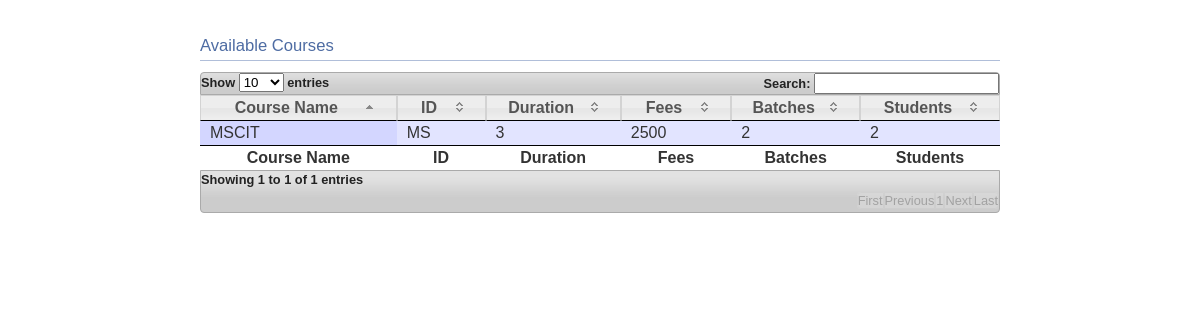
/IMS/view_course.php (signed in), run on an earlier commit of the app's database.
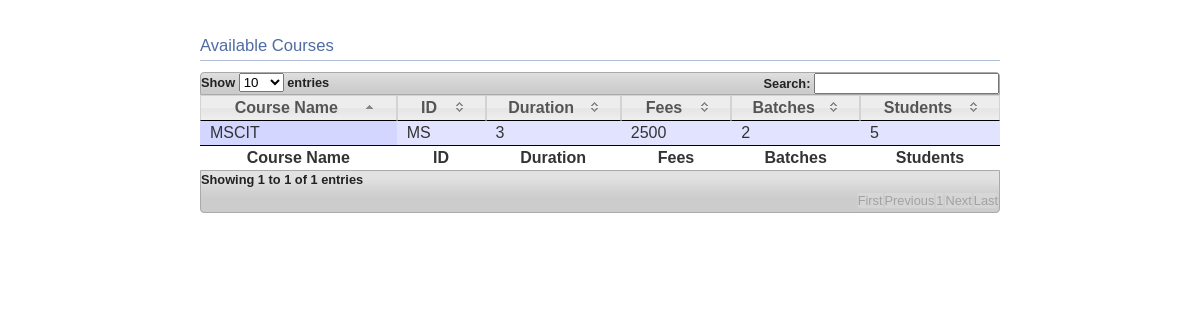
And on a later commit of the database.
### tables this page shows
CREATE TABLE `courses` (
  `NAME` text NOT NULL,
  `ID` char(2) NOT NULL default '',
  `DURATION` text NOT NULL,
  `FEES` int(11) NOT NULL default '0',
  `BATCHES` int(11) NOT NULL default '0',
  `STUDENTS` int(11) NOT NULL default '0',
  `CONTENTS` text,
  `ENQUIRIES` int(11) NOT NULL default '0',
  PRIMARY KEY  (`ID`)
);

### IMS/view_course.php (the view, shortened to what this page needs)
<!DOCTYPE HTML PUBLIC "-//W3C//DTD HTML 4.0 Transitional//EN">
<html>
<head>
</head>
<body id="dt_example">
		<div id="container">
			<h1>Available Courses</h1>
			<div id="dynamic">
<table cellpadding="0" cellspacing="0" border="0" class="display" id="example">
	<thead>
		<tr>
			<th width="20%">Course Name</th>
			<th width="25%">ID</th>
			<th width="25%">Duration</th>
			<th width="15%">Fees</th>
			<th width="15%">Batches</th>
			<th width="15%">Students</th>
		</tr>
	</thead>
	<tbody>
		<?php
		$query="SELECT NAME, ID, DURATION, FEES, BATCHES, STUDENTS FROM courses";
		$results=mysql_query($query);
		while(list($name,$id,$duration,$fees,$batches,$students)=mysql_fetch_row($results))
		{
				echo "<tr>";
					echo "<td>$name</td>";
					echo "<td>$id</td>";
					echo "<td>$duration</td>";
					echo "<td>$fees</td>";
					echo "<td>$batches</td>";
					echo "<td>$students</td>";
				echo "</tr>";
		}
		?>
	</tbody>
	<tfoot>
		<tr>
			<th>Course Name</th>
			<th>ID</th>
			<th>Duration</th>
			<th>Fees</th>
			<th>Batches</th>
			<th>Students</th>
		</tr>
	</tfoot>
</table>
			</div>
</div>
		</body>
</html>

What changed in the data, as far as the page shows it:
changed courses "MSCIT": STUDENTS "2" → "5"
